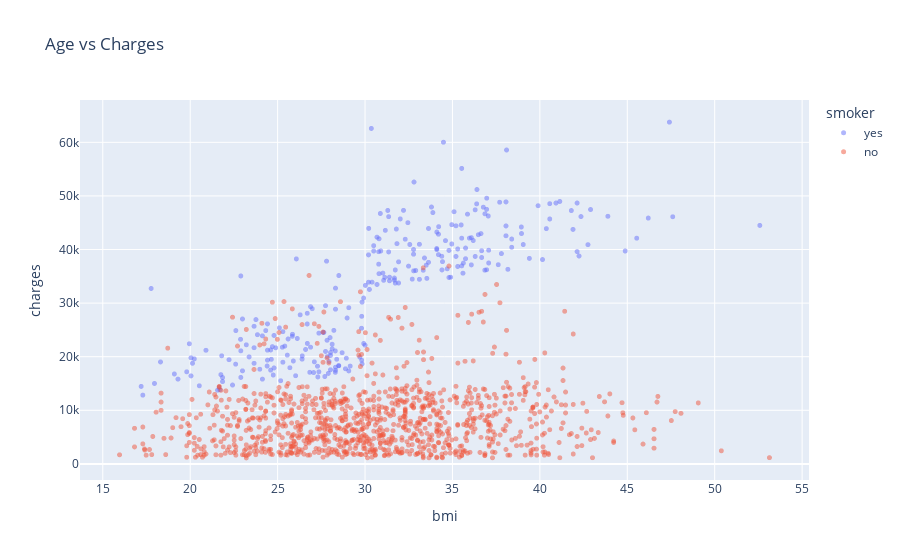

This figure's notebook cell:
### Markdown cell above
### Visualising the relationship between bmi(independent feature) and charges(dependent feature)

### Code cell
fig = px.scatter(med_df,x = 'bmi', y = 'charges',color = 'smoker',opacity = 0.5, hover_data = ['sex'], title = 'Age vs Charges')
fig.update_traces(marker_size = 5)
fig.show()

### Figure 1 — Plotly figure (JSON) as saved in the notebook; plotly's stock layout.template omitted (floating-point values rounded to 4 significant figures; data arrays with more than 128 entries replaced by an {"elided": "..."} marker saying what was removed)
{"data": [{"customdata": {"elided": "274x1 str values"}, "hovertemplate": "smoker=yes<br>bmi=%{x}<br>charges=%{y}<br>sex=%{customdata[0]}<extra></extra>", "legendgroup": "yes", "marker": {"color": "#636efa", "opacity": 0.5, "size": 5, "symbol": "circle"}, "mode": "markers", "name": "yes", "showlegend": true, "type": "scattergl", "x": {"elided": "274 float values"}, "xaxis": "x", "y": {"elided": "274 float values"}, "yaxis": "y"}, {"customdata": {"elided": "1064x1 str values"}, "hovertemplate": "smoker=no<br>bmi=%{x}<br>charges=%{y}<br>sex=%{customdata[0]}<extra></extra>", "legendgroup": "no", "marker": {"color": "#EF553B", "opacity": 0.5, "size": 5, "symbol": "circle"}, "mode": "markers", "name": "no", "showlegend": true, "type": "scattergl", "x": {"elided": "1064 float values"}, "xaxis": "x", "y": {"elided": "1064 float values"}, "yaxis": "y"}], "layout": {"legend": {"title": {"text": "smoker"}, "tracegroupgap": 0}, "title": {"text": "Age vs Charges"}, "xaxis": {"anchor": "y", "domain": [0, 1], "title": {"text": "bmi"}}, "yaxis": {"anchor": "x", "domain": [0, 1], "title": {"text": "charges"}}}}
